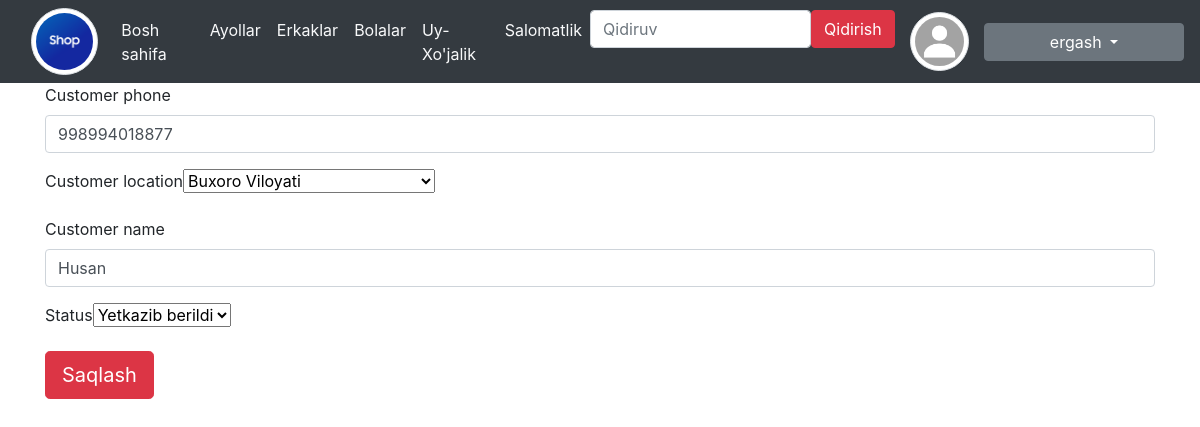
The app's page /order/edit/4/ (signed in) with its own data.
### users/models.py (models this page shows)
class CustomUser(AbstractUser):
    age = models.PositiveSmallIntegerField(null=True, blank=False)
    password = models.CharField(max_length=10)
    phone = models.IntegerField(max_length=15, null=True)
    image = models.ImageField(upload_to='users/',blank=True, null=True)
    location = models.CharField(max_length=255, choices=Location_choices)

### orders/models.py (models this page shows)
class Order(models.Model):
    product = models.CharField(max_length=200)
    status = models.CharField(max_length=200, choices=StatusChoices, default="Qabul qilindi")
    customer_name = models.CharField(max_length=200)
    customer_phone = models.IntegerField(max_length=200)
    customer_location = models.CharField(max_length=200, choices=Location_choices)

### orders/views.py (the view)
# urls.py: path('order/edit/<int:pk>/', EditOrder, name='edit_order'),
def EditOrder(request, pk):
    order = get_object_or_404(Order, pk=pk)
    if request.method == 'POST':
        form = EditOrderForm(request.POST, instance=order)
        if form.is_valid():
            form.save()
            return redirect('home')
    else:
        form = EditOrderForm(instance=order)
    return render(request, 'admin/edit_order.html', {'form': form, 'order': order})

### orders/forms.py
class EditOrderForm(forms.ModelForm):
    class Meta:
        model = Order
        fields = ['customer_phone','customer_location','customer_name','status']

### templates/admin/edit_order.html (shortened to what this page needs)
{% extends 'base.html' %}
{% load django_bootstrap5 %}
{% block content %}
  <form method="post">
    {% bootstrap_form form %}
    <button type="submit" class="btn btn-danger btn-lg">Saqlash</button>
  </form>
{% endblock content %}

### templates/base.html (shortened to what this page needs)
{% load static %}
<!DOCTYPE html>
<html lang="en">
<head>
    <link rel="stylesheet" href="https://cdn.jsdelivr.net/npm/bootstrap@4.5.3/dist/css/bootstrap.min.css">
    <link rel="stylesheet" href="https://cdn.jsdelivr.net/npm/bootstrap-icons@1.9.0/font/bootstrap-icons.css">
</head>
<body>
    <nav class="navbar navbar-expand-md navbar-light bg-dark">
        <div class="col-xs-3 col-sm-1">
            <img class="mg-fluid rounded-circle img-thumbnail" src="{% static 'img/shop.png' %}" alt="Townhouses">
        </div>
        <div class="collapse navbar-collapse" id="navbarNav">
            <ul class="navbar-nav mr-auto">
                <li class="nav-item active">
                    <a class="nav-link text-light" href="{% url 'home' %}">Bosh sahifa <span class="sr-only">(current)</span></a>
                </li>
                <li class="nav-item">
                    <a class="nav-link text-light" href="{% url 'product_filters' category='Ayollar' %}">Ayollar</a>
                </li>
                <li class="nav-item">
                    <a class="nav-link text-light" href="{% url 'product_filters' category='Erkaklar' %}">Erkaklar</a>
                </li>
                <li class="nav-item">
                    <a class="nav-link text-light" href="{% url 'product_filters' category='Bolalar' %}">Bolalar</a>
                </li>
                <li class="nav-item">
                    <a class="nav-link text-light" href="{% url 'product_filters' category="Uy-Xo'jalik" %}">Uy-Xo'jalik</a>
                </li>
                <li class="nav-item">
                    <a class="nav-link text-light" href="{% url 'product_filters' category='Salomatlik' %}">Salomatlik</a>
                </li>
                <li class="nav-item">
                    <div class="d-flex">
                      <form class="d-flex" method=POST action="{% url 'search' %}">
                        <input class="form-control me-2" type="search" placeholder="Qidiruv" aria-label="Search" name="searched">
                        <button type="submit" class="btn btn-danger">Qidirish</button>
                      </form>
                    </div>
                </li>
            </ul>
            {% if user.is_authenticated %}
                {% if user.image %}
                    <div class="col-xs-3 col-sm-1">
                        <img src="{{ user.image.url }}" alt="{{ user.username }}" class="img-fluid rounded-circle img-thumbnail">
                    </div>
                {% else %}
                    <div class="col-xs-3 col-sm-1">
                        <img src="{% static 'img/unknown.jpg' %}" alt="{{ user.username }}" class="mg-fluid rounded-circle img-thumbnail">
                    </div>
                {% endif %}
                <div class="dropdown">
                    <button style="min-width: 200px" class="btn btn-secondary dropdown-toggle " type="button" id="dropdownMenuButton1" data-bs-toggle="dropdown" aria-expanded="false">
                        {{ user.username }}
                    </button>
                </div>
            {% else %}
                <div class="btn-group" role="group" aria-label="Basic example">
                    <a class="btn btn-dark" href="{% url 'signin' %}" role="button">Kirish</a>
                    <a class="btn btn-dark" href="{% url 'signup' %}" role="button">Ro'yxatdan o'tish</a>
                </div>
            {% endif %}
        </div>
    </nav>
    <main>
        <div class="container">
            {% block content %}
            {% endblock content %}
        </div>
    </main>
</body>
</html>

### records on screen
CustomUser: username "ergash"
Order: customer_phone "998994018877", customer_location "Buxoro Viloyati", customer_name "Husan", status "Yetkazib berildi"
